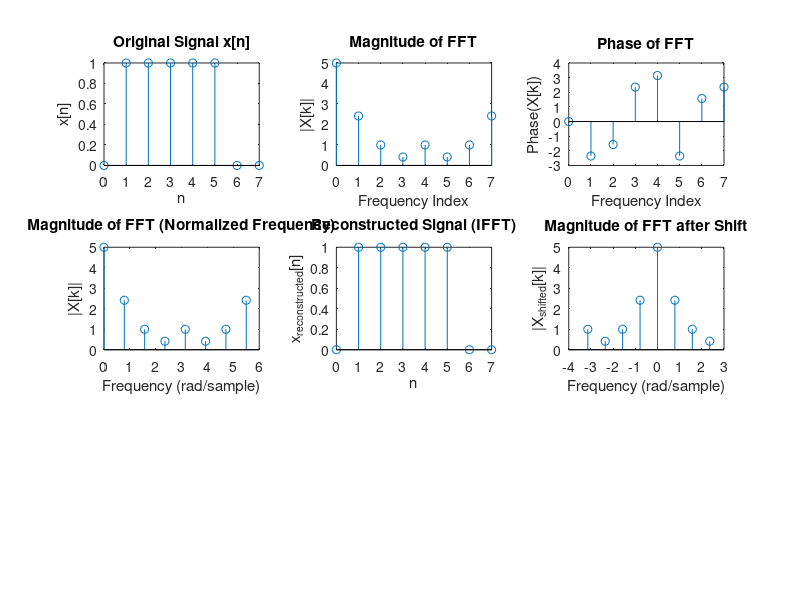

Source code (MATLAB):
n = 0:7;
x = [0 1 1 1 1 1 0 0];

% Compute FFT of the signal
x1 = fft(x);
N = length(x1);

% Plot the original signal
subplot(3,3,1);
stem(n, x);
title('Original Signal x[n]');
xlabel('n');
ylabel('x[n]');

% Plot magnitude of FFT
subplot(3,3,2);
stem(n, abs(x1));
title('Magnitude of FFT');
xlabel('Frequency Index');
ylabel('|X[k]|');

% Plot phase of FFT
subplot(3,3,3);
stem(n, angle(x1));
title('Phase of FFT');
xlabel('Frequency Index');
ylabel('Phase(X[k])');

% Frequency vector for plotting magnitude on normalized frequency axis
w = 0 : 2*pi/8 : 7*2*pi/8;
subplot(3,3,4);
stem(w, abs(x1));
title('Magnitude of FFT (Normalized Frequency)');
xlabel('Frequency (rad/sample)');
ylabel('|X[k]|');

% Compute and plot the Inverse FFT
xnew = ifft(x1);
subplot(3,3,5);
stem(n, real(xnew)); % Use real part to avoid any tiny imaginary artifacts
title('Reconstructed Signal (IFFT)');
xlabel('n');
ylabel('x_{reconstructed}[n]');

% Compute and plot FFT shift (centered frequency spectrum)
x2 = fftshift(x1);
k = -N/2 : N/2 - 1;
w_shifted = k * (2*pi/N);
subplot(3,3,6);
stem(w_shifted, abs(x2));
title('Magnitude of FFT after Shift');
xlabel('Frequency (rad/sample)');
ylabel('|X_{shifted}[k]|');
